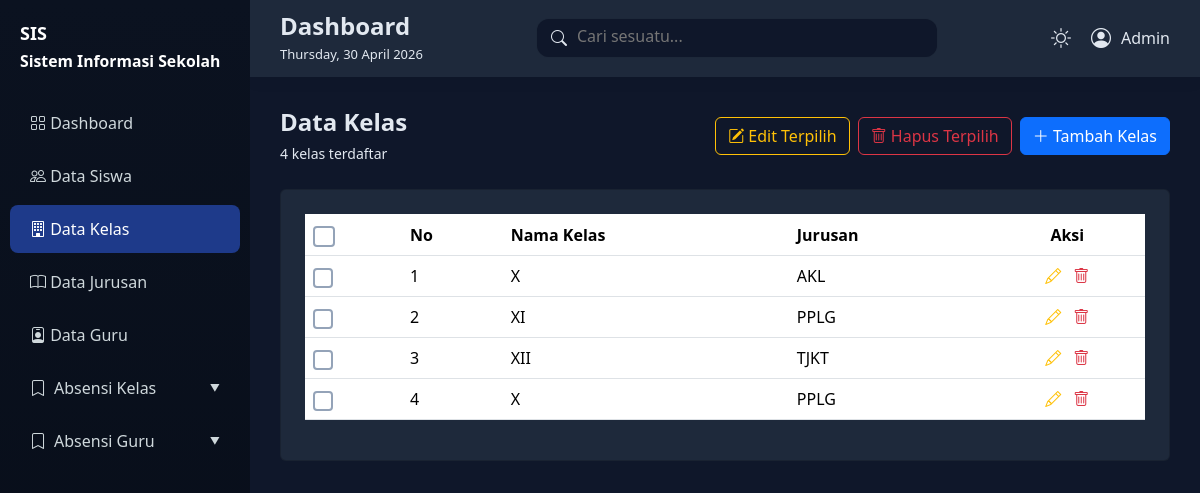
/kelas.php (signed in), run on the app's committed database.
### tables this page shows
CREATE TABLE `kelas` (
  `id_kelas` int(11) NOT NULL,
  `jurusan_id` int(10) NOT NULL,
  `nama_kelas` varchar(125) NOT NULL
);

CREATE TABLE `jurusan` (
  `id_jurusan` int(11) NOT NULL,
  `nama_jurusan` varchar(125) NOT NULL
);

### config.php (called while the page is built, shortened)
<?php
$num = 1;
$conn = mysqli_connect("localhost", "root", "", "akademik");
function query($query)
{
    global $conn;
    $result = mysqli_query($conn, $query);
    $rows = [];
    while ($row = mysqli_fetch_assoc($result)) {
        $rows[] = $row;
    }
    return $rows;
}

### kelas.php (the view, shortened to what this page needs)
<?php
    include 'config.php';
    $tblName = "dataKelas";
    $data_kelas = query("SELECT * FROM kelas JOIN jurusan ON kelas.jurusan_id = jurusan.id_jurusan ");
?>
<?php include 'includes/header.php'; ?>
<div class="content">
    <div class="d-flex justify-content-between align-items-center mb-4">
        <div>
            <h4 class="fw-semibold mb-1">Data Kelas</h4>
            <small><?= count($data_kelas) ?> kelas terdaftar</small>
        </div>
        <div class="d-flex gap-2 flex-wrap">
            <button type="button" class="btn btn-outline-warning bulk-edit-btn" data-checkbox=".select-kelas" data-edit-base="proses/edit_kelas_banyak.php?id=">
                <i class="bi bi-pencil-square"></i> Edit Terpilih
            </button>
            <button type="submit" form="bulkDeleteKelasForm" class="btn btn-outline-danger" onclick="return confirmBulkDelete('.select-kelas')">
                <i class="bi bi-trash"></i> Hapus Terpilih
            </button>
            <button class="btn btn-primary" type="button">
                <i class="bi bi-plus-lg"></i><a href="proses/tbh_kelas.php" class=" text-white"> Tambah Kelas</a>
            </button>
        </div>
    </div>
    <div class="card p-4">
        <form id="bulkDeleteKelasForm" method="post" action="proses/hps_kelas_banyak.php">
        <div class="table-responsive">
            <table id="<?= $tblName ?>" class="table align-middle">
                <thead>
                    <tr>
                        <th><input type="checkbox" class="form-check-input select-all" data-checkbox=".select-kelas"></th>
                        <th>No</th>
                        <th>Nama Kelas</th>
                        <th>Jurusan</th>
                        <th class="text-center">Aksi</th>
                    </tr>
                </thead>
                <tbody id="tableBody">
                    <?php foreach ($data_kelas as $row): ?>
                        <tr>
                            <td><input type="checkbox" class="form-check-input select-kelas" name="selected_ids[]" value="<?= $row['id_kelas'] ?>"></td>
                            <td><?= $num++ ?></td>
                            <td><?= $row['nama_kelas'] ?></td>
                            <td><?= $row['nama_jurusan'] ?></td>
                            <td class="text-center action-btn">
                                <a href="proses/edit_kelas.php?id=<?= $row['id_kelas'] ?>">
                                    <i class="bi bi-pencil text-warning me-2"></i>
                                </a>
                                <a href="proses/hps_kelas.php?id=<?= $row['id_kelas'] ?>" onclick="confirm()">
                                    <i class="bi bi-trash text-danger"></i>
                                </a>
                            </td>
                        </tr>
                    <?php endforeach ?>
                </tbody>
            </table>
        </div>
        </form>
    </div>
</div>
<?php include 'includes/footer.php'; ?>

### css/style.css (style rules this page uses)
:root { --bg-light: #f4f6f9; --card-light: #ffffff; --text-light: #1f2937; --bg-dark: #0f172a; --card-dark: #1e293b; --text-dark: #e2e8f0; }
a { text-decoration: none !important; }
body.dark-mode .table { background: var(--card-dark) !important; }
body { background: var(--bg-light); color: var(--text-light); transition: 0.3s; }
body.dark-mode { background: var(--bg-dark); color: var(--text-dark); }
.content { margin-top: 3rem; padding: 30px; }
body.dark-mode .card, body.dark-mode .card-stat { background: var(--card-dark); color: var(--text-dark); }
.form-check-input { width: 1.25rem; height: 1.25rem; cursor: pointer; border: 2px solid #6b7280; background-color: transparent; transition: all 0.2s ease; }
.select-all { width: 1.35rem; height: 1.35rem; border: 2px solid #6b7280; }
body.dark-mode .form-check-input { border-color: #94a3b8; }

### data on the page
kelas: nama_kelas "X", jurusan.nama_jurusan "AKL"
kelas: nama_kelas "XI", jurusan.nama_jurusan "PPLG"
kelas: nama_kelas "XII", jurusan.nama_jurusan "TJKT"
kelas: nama_kelas "X", jurusan.nama_jurusan "PPLG"

### other printed values
count($data_kelas) "4"
